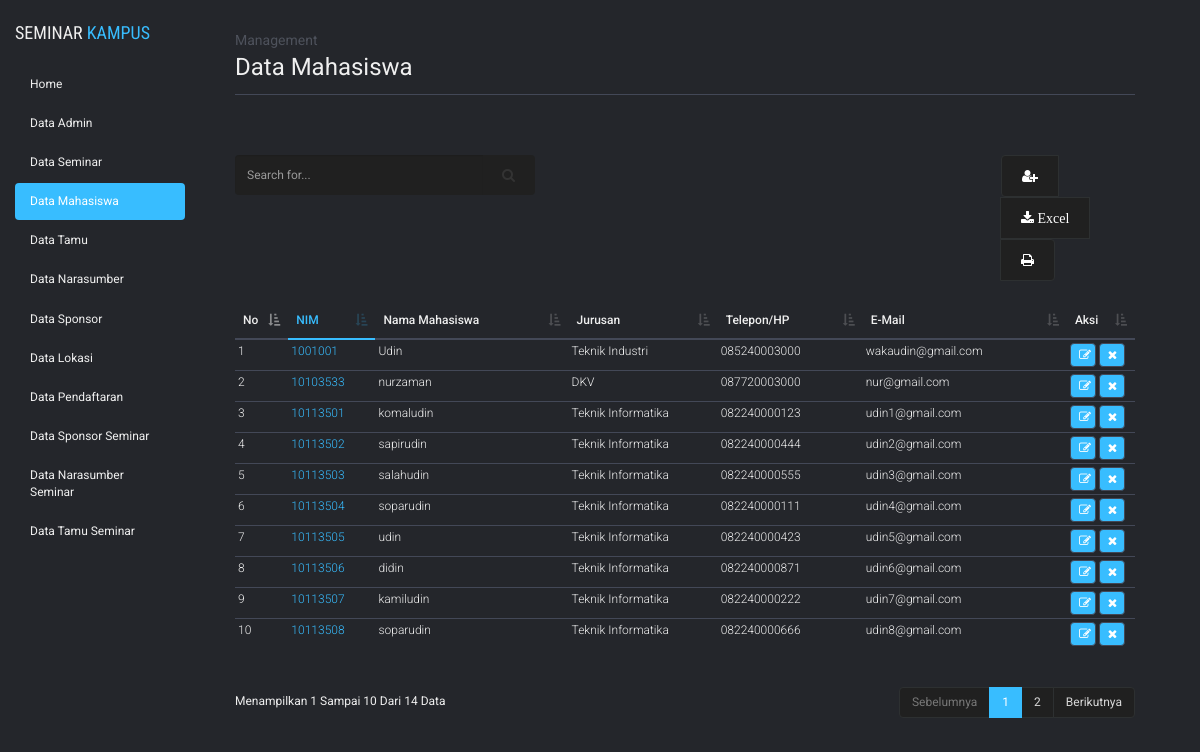
/admin/admin.php?module=data_mahasiswa, run on the app's committed database.
### tables this page shows
CREATE TABLE `mahasiswa` (
  `nim` char(8) NOT NULL,
  `nama` varchar(50) DEFAULT NULL,
  `jurusan` varchar(30) DEFAULT NULL,
  `telepon` varchar(15) DEFAULT NULL,
  `email` varchar(30) DEFAULT NULL,
  PRIMARY KEY (`nim`),
  UNIQUE KEY `telepon` (`telepon`),
  UNIQUE KEY `email` (`email`)
);

### admin/module_mahasiswa/table/table_body.php (the view)
<?php
echo "
	<tr><td>$no</td>
     <td class='tab-col'>$tampil[nim]</td>
     <td>$tampil[nama]</td>
     <td>$tampil[jurusan]</td>
     <td>$tampil[telepon]</td>
     <td>$tampil[email]</td>
	 ";

### admin/module_mahasiswa/tampil_mahasiswa.php
<?php
	$tampil_admin = mysql_query("SELECT * FROM mahasiswa ORDER BY nim");
?>
    <div class="title-content">
    <span>Management</span>
    data mahasiswa
  </div>
  <div class="content">
    <div class="row">
      <div class="col-md-6">
        <form action="?module=data_mahasiswa&act=carimahasiswa" method="post">
          <div class="input-group search">
            <input name="cari" type="text" class="form-control" placeholder="Search for...">
            <span class="input-group-btn">
              <button class="btn btn-default" type="submit"><i class="fa fa-search"></i></button>
            </span>
          </div>
        </form>
      </div>
      <div class="col-md-6">
        <div class="btn-group" role="group" aria-label="fungsional">
          <a type="button" class="btn btn-default" href="#tambah_data" data-toggle="modal"><i class="fa fa-user-plus"></i></a>
          <a type="button" class="btn btn-default" href="module_mahasiswa/action_mahasiswa.php?module=data_mahasiswa&act=export"><i class="fa fa-download"> Excel</i></a>
          <a type="button" class="btn btn-default" href="module_mahasiswa/cetak_pdf.php"><i class="fa fa-print"></i></a>
        </div>
      </div>
    </div>
    <table cellpadding="0" cellspacing="0" border="0" class="table table-hover tab-mar-top" id="example">
      <?php include "table/table_header.php" ?>
          <th width="30px">Aksi</th>
        </tr>
      </thead>
      <tbody>
<?php
    $no=1;
    while ($tampil=mysql_fetch_array($tampil_admin)){
       include "table/table_body.php";
       echo "
             <td><a href='?module=data_mahasiswa&act=editmahasiswa&id=$tampil[nim]' class='fa fa-edit'></a>
             <a class='fa fa-remove' href=javascript:confirmdelete('$action?module=data_mahasiswa&act=hapusmahasiswa&id=$tampil[nim]')></a></td>
             </tr>";
      $no++;
    }
  echo "
        </tbody>
        </table>
        </div>";
?>

### assets/css/style.css (style rules this page uses)
body { background:#24262b; font-family: 'Roboto', sans-serif; position: relative; font-size: 12px; color: #efefef; }
body a, body button, body div { transition:0.5s all; -webkit-transition:0.5s all; -moz-transition:0.5s all; -o-transition:0.5s all; -ms-transition:0.5s all; }
.form-control { font-size: 12px; }
.title-content { font-size: 24px; text-transform: capitalize; padding-bottom: 10px; border-bottom: 1px solid #434857; }
.title-content span { font-size: 14px; color: #4e525c; display: block; }
.content { margin-top: 60px; }
.search { width: 300px; }
.content .search .form-control { height: 40px; color: #D4D4D4; background-color: #202020; background-image: none; border: none; text-decoration: none; }
.content .search .btn { height: 40px; background-color: #202020; background-image: none; border: none; padding: 10px 20px; }
.btn-group { display: block; margin-left: 301px; }
.btn-group .btn { background: #202020; padding: 10px 20px; color: #fff; border-color: rgb(45, 48, 49); }
.tab-mar-top { margin-top: 30px; }
.tab-col { color: #38BDFF; }
.table>thead>tr>th { border-bottom: 2px solid #434857; }
.table>tbody>tr>td, .table>tbody>tr>th { font-weight: 300; font-size: 12px; border-top: 1px solid #434857; padding: 3px; }
.table>tbody>tr>td a.fa { width: 26px; font-size: 12px; color: #fff; background: #38BDFF; padding: 5px; padding-left: 8px; border-radius: 4px; border: 1px solid #434857; }
.table>tfoot>tr>td, .table>tfoot>tr>th, .table>thead>tr>td, .table>thead>tr>th { font-size: 12px; font-weight: 500; border-top: 1px solid #434857; }

### data on the page
mahasiswa: no "1", nim "1001001", nama "Udin", jurusan "Teknik Industri", telepon "085240003000", email "wakaudin@gmail.com"
mahasiswa: no "2", nim "10103533", nama "nurzaman", jurusan "DKV", telepon "087720003000", email "nur@gmail.com"
mahasiswa: no "3", nim "10113501", nama "komaludin", jurusan "Teknik Informatika", telepon "082240000123", email "udin1@gmail.com"
mahasiswa: no "4", nim "10113502", nama "sapirudin", jurusan "Teknik Informatika", telepon "082240000444", email "udin2@gmail.com"
mahasiswa: no "5", nim "10113503", nama "salahudin", jurusan "Teknik Informatika", telepon "082240000555", email "udin3@gmail.com"
mahasiswa: no "6", nim "10113504", nama "soparudin", jurusan "Teknik Informatika", telepon "082240000111", email "udin4@gmail.com"
mahasiswa: no "7", nim "10113505", nama "udin", jurusan "Teknik Informatika", telepon "082240000423", email "udin5@gmail.com"
mahasiswa: no "8", nim "10113506", nama "didin", jurusan "Teknik Informatika", telepon "082240000871", email "udin6@gmail.com"
mahasiswa: no "9", nim "10113507", nama "kamiludin", jurusan "Teknik Informatika", telepon "082240000222", email "udin7@gmail.com"
mahasiswa: no "10", nim "10113508", nama "soparudin", jurusan "Teknik Informatika", telepon "082240000666", email "udin8@gmail.com"
